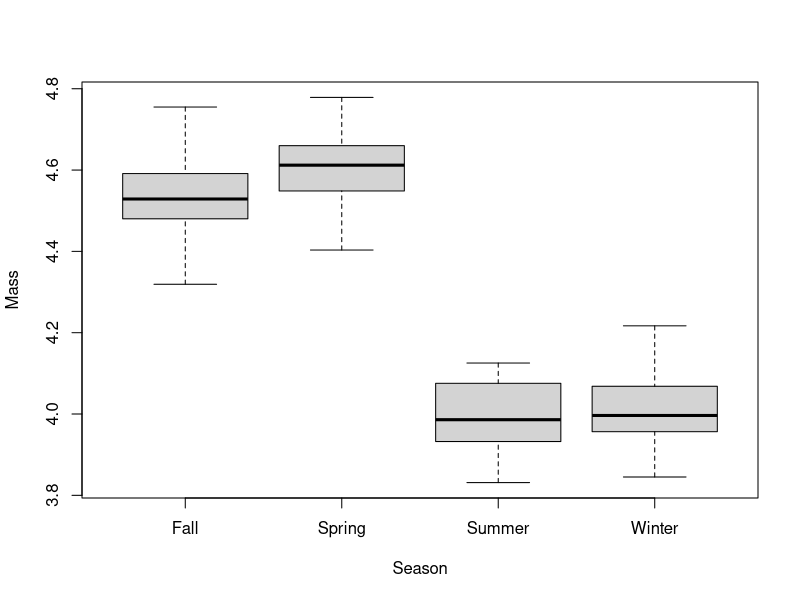
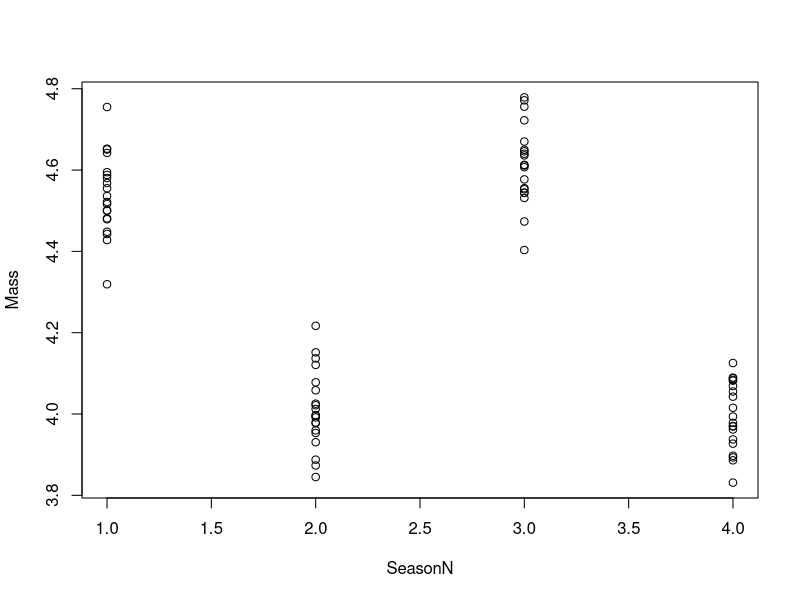

Recreate these plots in R, in order. (Note: this script raises an error after producing the figures.)
## ---- chunk 1

knitr::opts_chunk$set(
	echo = TRUE,
	message = FALSE,
	warning = FALSE,
	cache = TRUE
)
## ---- chunk 2

#  NRES 710, Analysis of Categorical Data (cont.)
#     University of Nevada, Reno
#     Post-hoc tests

## ---- chunk 3
# Load and examine the data
datum <- read.csv("lecture_9_seasons.csv")
head(datum)

## ---- chunk 4
# Plot the data
datum$Season <- factor(datum$Season)
plot(Mass ~ Season, data = datum)

# Fit a linear model
results <- lm(Mass ~ Season, data = datum)
summary(results)

## ---- chunk 5
# Fit a linear model
results2 <- lm(Mass ~ relevel(Season, ref="Summer"), data = datum)
summary(results2)

## ---- chunk 6
# Help file
help(TukeyHSD)

# Tukey requires an ANOVA output
results3 <- aov(Mass ~ Season, data = datum) # or
results3 <- aov(results)
summary(results3)

# This analysis is so simple that it doesn't even have a summary file. Run it directly.
TukeyHSD(results3)

## ---- chunk 7
# Compare original lm() to TukeyHSD() results
summary(results)

## ---- chunk 8
TukeyHSD(results3)
confint(results)

## ---- chunk 9
# Spring to Fall
(-0.63274618 - -0.5149456)/2 # Linear model
(-0.65152888 - -0.49616295)/2 #Tukey HSD

## ---- chunk 10
# Look at the second to last column
head(datum)

## ---- chunk 11
# Run a 'lm()' with that
results4 <- lm(Mass ~ SeasonN, data = datum)
summary(results4)

## ---- chunk 12
# Scatterplot
plot(Mass ~ SeasonN, data = datum)

## ---- chunk 13
# Scatterplot
#TukeyHSD(aov(results4)) # doesn't work!
# Error in `TukeyHSD.aov()`:
# ! no factors in the fitted model



## ---- chunk 14
####################### 'Truth' ######################## 
### Lecture 9: code to simulate data for post-hoc tests 

# Set the seed for reproducibility
set.seed(123)

# Simulate X-variable
n <- 20
Season <- factor(gl(4, n, labels = c("Spring", "Summer", "Winter", "Fall")))

# Season as a numeric
SeasonN <- as.numeric(factor(Season, levels = c("Fall", "Winter", "Spring", "Summer")))

# Simulate error
Error <- rnorm(length(Season), mean = 0, sd = 0.1)

# Create dummy-coded variables
Dummy <- model.matrix(~ Season - 1)
colnames(Dummy) <- c("Fall", "Spring", "Summer", "Winter")

# Create the dataframe
datum <- data.frame(Season = Season, Error = Error, Dummy, SeasonN)

# Calculate Y-variable
y <- 4.6 - (0.6 * datum$Spring) - (0.6 * datum$Summer) - (0.05 * datum$Winter) + Error

# Create dataframe
datum <- cbind(datum, Mass = y)

# Save the CSV file
write.csv(datum, "lecture_9_seasons.csv", row.names = FALSE)

